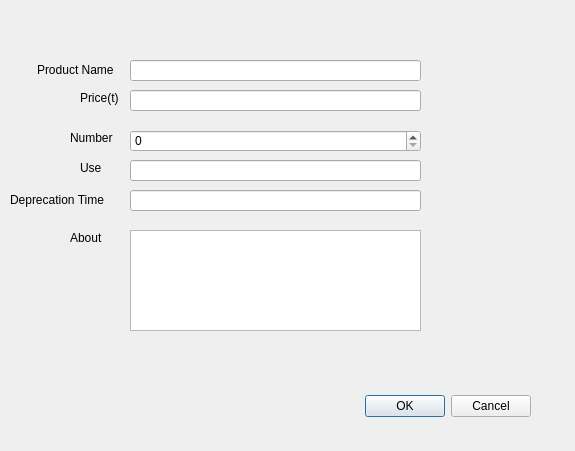
<?xml version="1.0" encoding="UTF-8"?>
<ui version="4.0">
 <class>addHealth</class>
 <widget class="QDialog" name="addHealth">
  <property name="geometry">
   <rect>
    <x>0</x>
    <y>0</y>
    <width>575</width>
    <height>451</height>
   </rect>
  </property>
  <property name="windowTitle">
   <string>Dialog</string>
  </property>
  <widget class="QDialogButtonBox" name="buttonBox">
   <property name="geometry">
    <rect>
     <x>190</x>
     <y>390</y>
     <width>341</width>
     <height>32</height>
    </rect>
   </property>
   <property name="orientation">
    <enum>Qt::Horizontal</enum>
   </property>
   <property name="standardButtons">
    <set>QDialogButtonBox::Cancel|QDialogButtonBox::Ok</set>
   </property>
  </widget>
  <widget class="QLabel" name="label">
   <property name="geometry">
    <rect>
     <x>37</x>
     <y>60</y>
     <width>101</width>
     <height>20</height>
    </rect>
   </property>
   <property name="text">
    <string>Product Name</string>
   </property>
  </widget>
  <widget class="QLabel" name="label_2">
   <property name="geometry">
    <rect>
     <x>80</x>
     <y>90</y>
     <width>58</width>
     <height>16</height>
    </rect>
   </property>
   <property name="text">
    <string>Price(t)</string>
   </property>
  </widget>
  <widget class="QLabel" name="label_3">
   <property name="geometry">
    <rect>
     <x>70</x>
     <y>130</y>
     <width>58</width>
     <height>16</height>
    </rect>
   </property>
   <property name="text">
    <string>Number</string>
   </property>
  </widget>
  <widget class="QLabel" name="label_4">
   <property name="geometry">
    <rect>
     <x>80</x>
     <y>160</y>
     <width>58</width>
     <height>16</height>
    </rect>
   </property>
   <property name="text">
    <string>Use</string>
   </property>
  </widget>
  <widget class="QLabel" name="label_5">
   <property name="geometry">
    <rect>
     <x>10</x>
     <y>190</y>
     <width>121</width>
     <height>20</height>
    </rect>
   </property>
   <property name="text">
    <string>Deprecation Time</string>
   </property>
  </widget>
  <widget class="QLabel" name="label_6">
   <property name="geometry">
    <rect>
     <x>70</x>
     <y>230</y>
     <width>58</width>
     <height>16</height>
    </rect>
   </property>
   <property name="text">
    <string>About</string>
   </property>
  </widget>
  <widget class="QLineEdit" name="product_lineEdit">
   <property name="geometry">
    <rect>
     <x>130</x>
     <y>60</y>
     <width>291</width>
     <height>21</height>
    </rect>
   </property>
  </widget>
  <widget class="QSpinBox" name="number_spin">
   <property name="geometry">
    <rect>
     <x>130</x>
     <y>130</y>
     <width>291</width>
     <height>22</height>
    </rect>
   </property>
  </widget>
  <widget class="QLineEdit" name="use_lineEdit">
   <property name="geometry">
    <rect>
     <x>130</x>
     <y>160</y>
     <width>291</width>
     <height>21</height>
    </rect>
   </property>
  </widget>
  <widget class="QLineEdit" name="deprecation_lineEdit">
   <property name="geometry">
    <rect>
     <x>130</x>
     <y>190</y>
     <width>291</width>
     <height>21</height>
    </rect>
   </property>
  </widget>
  <widget class="QTextEdit" name="about_textEdit">
   <property name="geometry">
    <rect>
     <x>130</x>
     <y>230</y>
     <width>291</width>
     <height>101</height>
    </rect>
   </property>
  </widget>
  <widget class="QLineEdit" name="price_lineEdit">
   <property name="geometry">
    <rect>
     <x>130</x>
     <y>90</y>
     <width>291</width>
     <height>21</height>
    </rect>
   </property>
  </widget>
 </widget>
 <resources/>
 <connections>
  <connection>
   <sender>buttonBox</sender>
   <signal>accepted()</signal>
   <receiver>addHealth</receiver>
   <slot>accept()</slot>
   <hints>
    <hint type="sourcelabel">
     <x>248</x>
     <y>254</y>
    </hint>
    <hint type="destinationlabel">
     <x>157</x>
     <y>274</y>
    </hint>
   </hints>
  </connection>
  <connection>
   <sender>buttonBox</sender>
   <signal>rejected()</signal>
   <receiver>addHealth</receiver>
   <slot>reject()</slot>
   <hints>
    <hint type="sourcelabel">
     <x>316</x>
     <y>260</y>
    </hint>
    <hint type="destinationlabel">
     <x>286</x>
     <y>274</y>
    </hint>
   </hints>
  </connection>
 </connections>
</ui>
